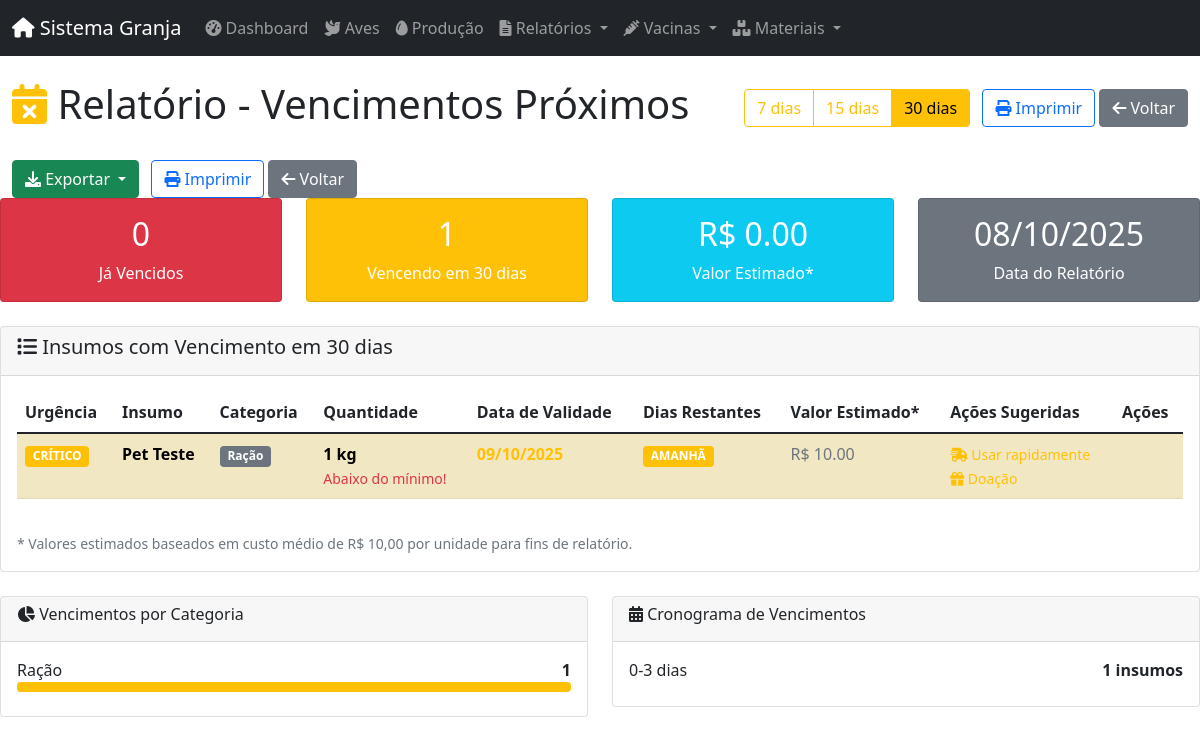
The page /insumos/relatorios/vencimentos on the database as committed earlier.
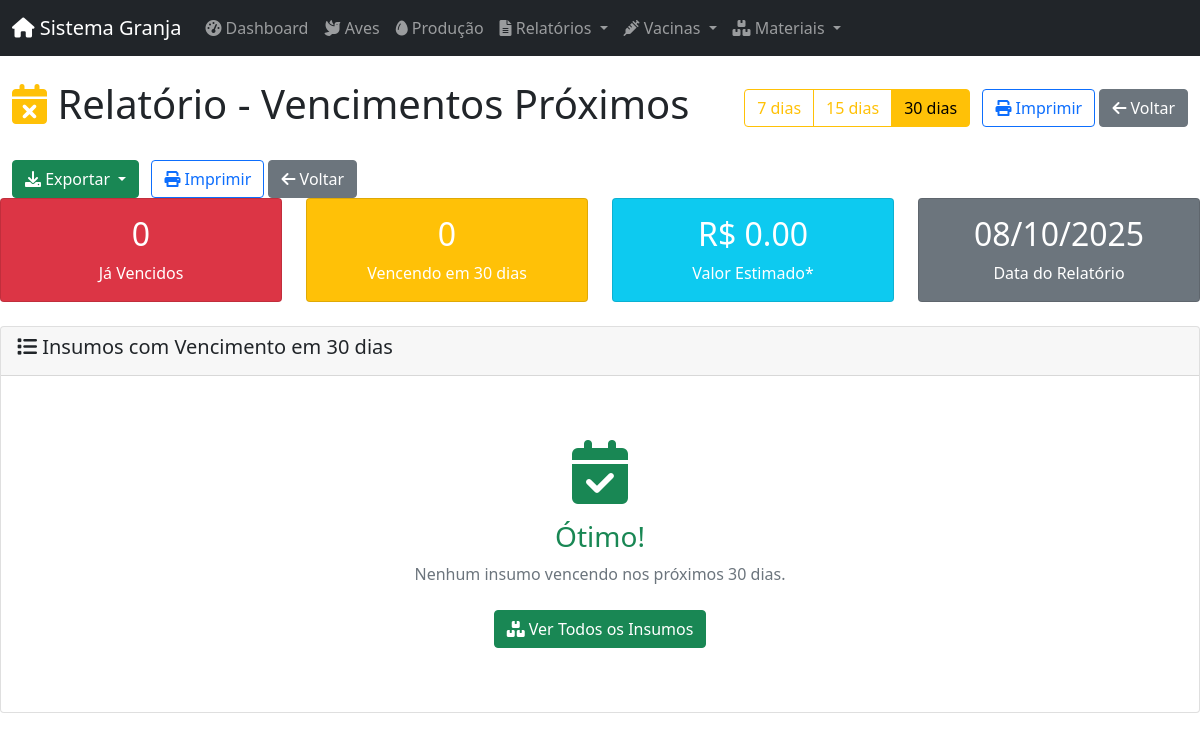
The same page on the database as committed later.
### app/models/database.py (models this page shows)
class BaseModel(Model):
    class Meta:
        database = db

class InsumoNovo(BaseModel):
    id_insumo = AutoField()
    nome = CharField(max_length=100)
    categoria = CharField(max_length=50, choices=[(c.value, c.value) for c in CategoriaInsumo])
    unidade = CharField(max_length=10, choices=[(u.value, u.value) for u in UnidadeMedida])
    quantidade_atual = DecimalField(max_digits=10, decimal_places=2, default=0)
    quantidade_minima = DecimalField(max_digits=10, decimal_places=2, default=0)
    data_validade = DateField(null=True)
    observacoes = TextField(null=True)
    ativo = BooleanField(default=True)
    data_criacao = DateTimeField(default=datetime.datetime.now)
    usuario_criacao = ForeignKeyField(Usuarios, backref='insumos_criados', null=True)
    class Meta:
        table_name = 'insumos_novo'

### app/routes/insumo_routes.py (the view)
@insumo_web.route('/relatorios/vencimentos', methods=['GET'])
def relatorio_vencimentos():
    dias = request.args.get('dias', 30, type=int)
    insumos = InsumoController.listar_todos(vencimento_dias=dias, ativo=True)
    return render_template('insumo/relatorio_vencimentos.html',
                         insumos=insumos,
                         dias=dias,
                         today=date.today())

### app/controllers/insumo_controller.py (called while the page is built)
    @staticmethod
    def listar_todos(categoria: str = None, abaixo_minimo: bool = False,
                    vencimento_dias: int = None, ativo: bool = True) -> List[InsumoNovo]:
        query = InsumoNovo.select().where(InsumoNovo.ativo == ativo)
        if categoria:
            query = query.where(InsumoNovo.categoria == categoria)
        if abaixo_minimo:
            query = query.where(InsumoNovo.quantidade_atual < InsumoNovo.quantidade_minima)
        if vencimento_dias:
            data_limite = date.today() + timedelta(days=vencimento_dias)
            query = query.where(
                (InsumoNovo.data_validade.is_null(False)) &
                (InsumoNovo.data_validade <= data_limite)
            )
        return list(query.order_by(InsumoNovo.nome))

### app/templates/insumo/relatorio_vencimentos.html (shortened to what the changed rows need)
{% extends "layouts/admin.html" %}
{% block content %}
<div class="container-fluid">
    <div class="d-flex justify-content-between align-items-center mb-4">
        <h1><i class="fas fa-calendar-times text-warning"></i> Relatório - Vencimentos Próximos</h1>
    </div>
    </div>
    <div class="row mb-4">
        <div class="col-md-3">
            <div class="card bg-danger text-white">
                <div class="card-body text-center">
                    <h2>{{ insumos|selectattr('data_validade', 'lt', today)|list|length }}</h2>
                </div>
            </div>
        </div>
        <div class="col-md-3">
            <div class="card bg-warning text-white">
                <div class="card-body text-center">
                    <h2>{{ insumos|length }}</h2>
                    <p class="mb-0">Vencendo em {{ dias }} dias</p>
                </div>
            </div>
        </div>
        <div class="col-md-3">
            <div class="card bg-info text-white">
                <div class="card-body text-center">
                    {% set valor_total = 0 %}
                    {% for insumo in insumos %}
                        {% set valor_total = valor_total + (insumo.quantidade_atual * 10) %}
                    {% endfor %}
                    <h2>R$ {{ "%.2f"|format(valor_total) }}</h2>
                </div>
            </div>
        </div>
        <div class="col-md-3">
            <div class="card bg-secondary text-white">
                <div class="card-body text-center">
                    <h2>{{ today.strftime("%d/%m/%Y") }}</h2>
                </div>
            </div>
        </div>
    </div>
    <div class="card">
        <div class="card-body">
            {% if insumos %}
                <div class="table-responsive">
                    <table class="table table-striped table-hover">
                        <thead>
                            <tr>
                                <th>Urgência</th>
                                <th>Insumo</th>
                                <th>Categoria</th>
                                <th>Quantidade</th>
                                <th>Data de Validade</th>
                                <th>Dias Restantes</th>
                                <th>Valor Estimado*</th>
                                <th>Ações Sugeridas</th>
                                <th>Ações</th>
                            </tr>
                        </thead>
                        <tbody>
                            {% for insumo in insumos|sort(attribute='data_validade') %}
                                {% set dias_restantes = (insumo.data_validade - today).days %}
                                {% set valor_estimado = insumo.quantidade_atual * 10 %}
                                <tr class="{% if dias_restantes <= 0 %}table-danger{% elif dias_restantes <= 3 %}table-warning{% endif %}">
                                    <td>
                                        {% if dias_restantes <= 0 %}
                                            <span class="badge bg-danger">VENCIDO</span>
                                        {% elif dias_restantes <= 3 %}
                                            <span class="badge bg-warning">CRÍTICO</span>
                                        {% elif dias_restantes <= 7 %}
                                            <span class="badge bg-info">ATENÇÃO</span>
                                        {% else %}
                                            <span class="badge bg-secondary">NORMAL</span>
                                        {% endif %}
                                    </td>
                                    <td>
                                        <strong>{{ insumo.nome }}</strong>
                                    </td>
                                    <td>
                                        <span class="badge bg-secondary">{{ insumo.categoria }}</span>
                                    </td>
                                    <td>
                                        <strong>{{ insumo.quantidade_atual }} {{ insumo.unidade }}</strong>
                                        {% if insumo.quantidade_atual < insumo.quantidade_minima %}
                                            <br><small class="text-danger">Abaixo do mínimo!</small>
                                        {% endif %}
                                    </td>
                                    <td>
                                        <strong class="{% if dias_restantes <= 0 %}text-danger{% elif dias_restantes <= 7 %}text-warning{% endif %}">
                                            {{ insumo.data_validade.strftime("%d/%m/%Y") }}
                                        </strong>
                                    </td>
                                    <td>
                                        {% if dias_restantes <= 0 %}
                                            <span class="badge bg-danger">{{ dias_restantes * -1 }} dias atrás</span>
                                        {% elif dias_restantes == 0 %}
                                            <span class="badge bg-warning">HOJE</span>
                                        {% elif dias_restantes == 1 %}
                                            <span class="badge bg-warning">AMANHÃ</span>
                                        {% else %}
                                            <span class="badge bg-info">{{ dias_restantes }} dias</span>
                                        {% endif %}
                                    </td>
                                    <td>
                                        <span class="text-muted">R$ {{ "%.2f"|format(valor_estimado) }}</span>
                                    </td>
                                    <td>
                                        {% if dias_restantes <= 0 %}
                                            <small class="text-danger">
                                                <i class="fas fa-trash"></i> Descartar<br>
                                                <i class="fas fa-clipboard-check"></i> Verificar qualidade
                                            </small>
                                        {% elif dias_restantes <= 3 %}
                                            <small class="text-warning">
                                                <i class="fas fa-shipping-fast"></i> Usar rapidamente<br>
                                                <i class="fas fa-gift"></i> Doação
                                            </small>
                                        {% elif dias_restantes <= 7 %}
                                            <small class="text-info">
                                                <i class="fas fa-calendar-check"></i> Priorizar uso<br>
                                                <i class="fas fa-percentage"></i> Promoção
                                            </small>
                                        {% else %}
                                            <small class="text-success">
                                                <i class="fas fa-eye"></i> Monitorar
                                            </small>
                                        {% endif %}
                                    </td>
                                    <td>
                                    </td>
                                </tr>
                            {% endfor %}
                        </tbody>
                    </table>
                </div>
                <div class="mt-3">
                    <small class="text-muted">
                        * Valores estimados baseados em custo médio de R$ 10,00 por unidade para fins de relatório.
                    </small>
                </div>
            {% else %}
                <div class="text-center py-5">
                    <i class="fas fa-calendar-check fa-4x text-success mb-3"></i>
                    <h3 class="text-success">Ótimo!</h3>
                    <p class="text-muted mb-4">Nenhum insumo vencendo nos próximos {{ dias }} dias.</p>
                    <a href="{{ url_for('insumo_web.listar') }}" class="btn btn-success">
                        <i class="fas fa-boxes"></i> Ver Todos os Insumos
                    </a>
                </div>
            {% endif %}
        </div>
    </div>
    {% if insumos %}
    <div class="row mt-4">
        <div class="col-md-6">
            <div class="card">
                <div class="card-header">
                    <h6><i class="fas fa-chart-pie"></i> Vencimentos por Categoria</h6>
                </div>
                <div class="card-body">
                    {% set categorias_vencimento = {} %}
                    {% for categoria, count in categorias_vencimento.items() %}
                        <div class="mb-2">
                            <div class="d-flex justify-content-between">
                                <span>{{ categoria }}</span>
                                <span><strong>{{ count }}</strong></span>
                            </div>
                            <div class="progress" style="height: 10px;">
                                {% set percentual_categoria = ((count / insumos|length * 100)|round|int) %}
                                <div class="progress-bar bg-warning"
                                    data-width="{{ percentual_categoria }}"></div>
                            </div>
                        </div>
                    {% endfor %}
                </div>
            </div>
        </div>
        <div class="col-md-6">
            <div class="card">
                <div class="card-header">
                    <h6><i class="fas fa-calendar-alt"></i> Cronograma de Vencimentos</h6>
                </div>
                <div class="card-body">
                    {% set cronograma = {} %}
                    {% for insumo in insumos %}
                        {% set dias_restantes = (insumo.data_validade - today).days %}
                        {% set periodo = 'Vencidos' if dias_restantes <= 0 else ('0-3 dias' if dias_restantes <= 3 else ('4-7 dias' if dias_restantes <= 7 else ('8-15 dias' if dias_restantes <= 15 else '16-30 dias'))) %}
                    {% endfor %}
                    {% for periodo, count in cronograma.items() %}
                        <div class="mb-2">
                            <div class="d-flex justify-content-between">
                                <span>{{ periodo }}</span>
                                <span><strong>{{ count }} insumos</strong></span>
                            </div>
                        </div>
                    {% endfor %}
                </div>
            </div>
        </div>
    </div>
    {% endif %}
{% endblock %}

Rows that differ between the two databases and show on the page:
removed InsumoNovo: nome "Pet Teste", categoria "Ração", quantidade_atual "1", unidade "kg", quantidade_minima "Abaixo do mínimo!", data_validade "09/10/2025", valor_estimado "10.00", count "1", {{ percentual_categoria }} 100 (drawn)
Other text that changed with them:
{{ insumos|length }}: "1" → "0"
{{ dias }}: (not shown) → "30"
text no longer shown: "Urgência Insumo Categoria Quantidade Data de Validade Dias Restantes Valor Estimado* Ações Sugeridas Ações * Valores estimados baseados em custo médio de R$ 10,00 por unidade para fins de relatório. Vencimentos por Categoria Cronograma de Vencimentos"
text now shown: "Ótimo! Nenhum insumo vencendo nos próximos dias. Ver Todos os Insumos"
list line gone: "0-3 dias 1 insumos"
